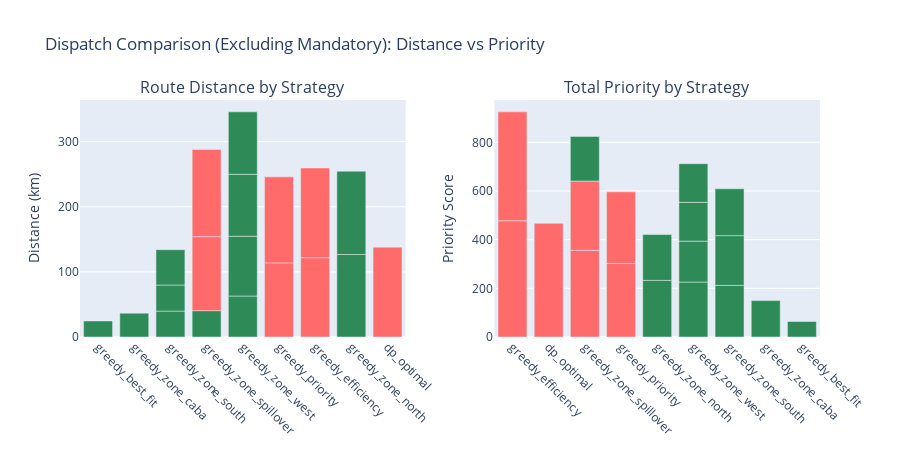

Source (notebook cell):
### Code cell
# Bar chart: Distance and Priority side by side (no mandatory)
fig = make_subplots(
    rows=1, cols=2,
    subplot_titles=("Route Distance by Strategy", "Total Priority by Strategy"),
    horizontal_spacing=0.12
)

df_sorted = results_no_mandatory.sort_values("total_distance_km")
colors = ["#2E8B57" if sz else "#FF6B6B" for sz in df_sorted["is_single_zone"]]

fig.add_trace(
    go.Bar(x=df_sorted["strategy"], y=df_sorted["total_distance_km"], marker_color=colors, name="Distance"),
    row=1, col=1
)

df_sorted_prio = results_no_mandatory.sort_values("total_priority", ascending=False)
colors_prio = ["#2E8B57" if sz else "#FF6B6B" for sz in df_sorted_prio["is_single_zone"]]

fig.add_trace(
    go.Bar(x=df_sorted_prio["strategy"], y=df_sorted_prio["total_priority"], marker_color=colors_prio, name="Priority"),
    row=1, col=2
)

fig.update_layout(
    height=450, 
    showlegend=False,
    title_text="Dispatch Comparison (Excluding Mandatory): Distance vs Priority",
)
fig.update_xaxes(tickangle=45)
fig.update_yaxes(title_text="Distance (km)", row=1, col=1)
fig.update_yaxes(title_text="Priority Score", row=1, col=2)
fig.show()

### Figure 1 — Plotly figure (JSON) as saved in the notebook; plotly's stock layout.template omitted (floating-point values rounded to 4 significant figures)
{"data": [{"marker": {"color": ["#2E8B57", "#2E8B57", "#2E8B57", "#2E8B57", "#2E8B57", "#2E8B57", "#2E8B57", "#2E8B57", "#2E8B57", "#2E8B57", "#FF6B6B", "#FF6B6B", "#FF6B6B", "#2E8B57", "#2E8B57", "#FF6B6B", "#FF6B6B", "#FF6B6B", "#FF6B6B"]}, "name": "Distance", "type": "bar", "x": ["greedy_best_fit", "greedy_zone_caba", "greedy_zone_south", "greedy_zone_south", "greedy_zone_spillover", "greedy_zone_south", "greedy_zone_west", "greedy_zone_west", "greedy_zone_west", "greedy_zone_west", "greedy_zone_spillover", "greedy_priority", "greedy_efficiency", "greedy_zone_north", "greedy_zone_north", "greedy_priority", "greedy_zone_spillover", "greedy_efficiency", "dp_optimal"], "xaxis": "x", "y": [24.61, 36.63, 39.81, 39.95, 40.46, 54.33, 62.9, 91.84, 95.1, 95.92, 113.6, 113.8, 121.8, 126.7, 127.9, 132.1, 134.0, 137.8, 138.0], "yaxis": "y"}, {"marker": {"color": ["#FF6B6B", "#FF6B6B", "#FF6B6B", "#FF6B6B", "#FF6B6B", "#FF6B6B", "#FF6B6B", "#2E8B57", "#2E8B57", "#2E8B57", "#2E8B57", "#2E8B57", "#2E8B57", "#2E8B57", "#2E8B57", "#2E8B57", "#2E8B57", "#2E8B57", "#2E8B57"]}, "name": "Priority", "type": "bar", "x": ["greedy_efficiency", "dp_optimal", "greedy_efficiency", "greedy_zone_spillover", "greedy_priority", "greedy_priority", "greedy_zone_spillover", "greedy_zone_north", "greedy_zone_west", "greedy_zone_south", "greedy_zone_south", "greedy_zone_south", "greedy_zone_north", "greedy_zone_spillover", "greedy_zone_west", "greedy_zone_west", "greedy_zone_west", "greedy_zone_caba", "greedy_best_fit"], "xaxis": "x2", "y": [477.7, 467.1, 447.5, 356.1, 302.4, 294.1, 284.8, 232.6, 225.9, 212.1, 204.5, 192.5, 188.4, 183.3, 167.9, 159.6, 158.7, 149.5, 63.56], "yaxis": "y2"}], "layout": {"annotations": [{"font": {"size": 16}, "showarrow": false, "text": "Route Distance by Strategy", "x": 0.22, "xanchor": "center", "xref": "paper", "y": 1, "yanchor": "bottom", "yref": "paper"}, {"font": {"size": 16}, "showarrow": false, "text": "Total Priority by Strategy", "x": 0.78, "xanchor": "center", "xref": "paper", "y": 1, "yanchor": "bottom", "yref": "paper"}], "height": 450, "showlegend": false, "title": {"text": "Dispatch Comparison (Excluding Mandatory): Distance vs Priority"}, "xaxis": {"anchor": "y", "domain": [0, 0.44], "tickangle": 45}, "xaxis2": {"anchor": "y2", "domain": [0.56, 1], "tickangle": 45}, "yaxis": {"anchor": "x", "domain": [0, 1], "title": {"text": "Distance (km)"}}, "yaxis2": {"anchor": "x2", "domain": [0, 1], "title": {"text": "Priority Score"}}}}
